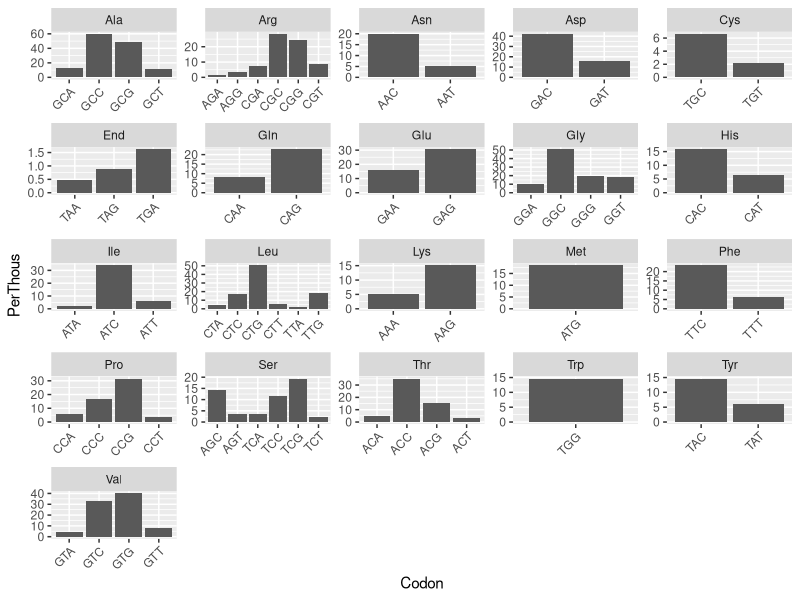

Write R code to recreate this figure.
## ---- chunk 1
knitr::opts_chunk$set(echo = TRUE)
library(ggplot2)
library(tidyverse)
library(dplyr)
## ---- chunk 2
mtb = read.table("example_datasets/M_tuberculosis.txt", header = TRUE)
codon_no <- rowSums(table(mtb))
codon_no
## ---- chunk 3
ggplot(mtb, aes(x=Codon, y=PerThous)) +
  geom_col()+
  facet_wrap(~AmAcid, scales="free") +
  theme(axis.text.x = element_text(angle = 45, hjust = 1))
## ---- chunk 4
all_codons = sum(mtb$Number)
all_codons
## ---- chunk 5
pro  =  mtb[mtb$AmAcid == "Pro", "Number"]
pro / all_codons * 1000
## ---- chunk 6
codon_expected <- data.frame(codon_no) %>%
  rownames_to_column() %>%
  rename(`AmAcid` = rowname) %>%
  mutate(prob_codon = 1/codon_no)
codon_expected
## ---- chunk 7
codon_observed <- full_join(mtb, codon_expected, by = "AmAcid") %>%
  group_by(AmAcid) %>%
  mutate(am_length = sum(Number))%>%
  mutate(prob_observed = Number / am_length) %>%
  select(-codon_no, -am_length) %>%
  mutate(expected_PerThous = Number*prob_codon)
codon_observed
